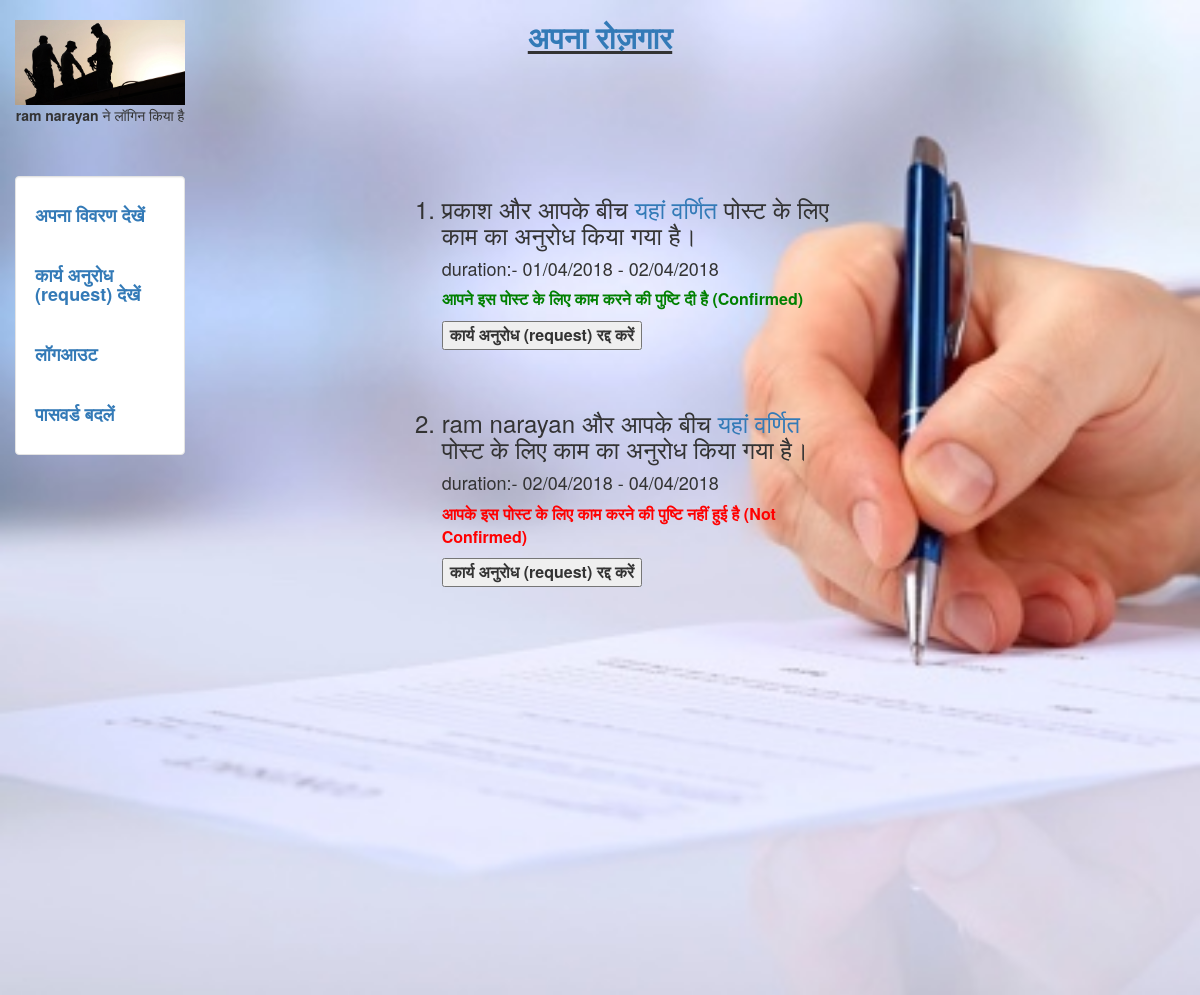
The page /workrequest (signed in) on the database its author committed.
### search/models.py (models this page shows)
class Status(models.Model):
	status_id=models.AutoField(primary_key=True)
	post_id=models.IntegerField(blank = True, null = True)
	user_id=models.IntegerField(blank = True, null = True)
	hirer = models.CharField(max_length = 100,blank = True, null = True)
	worker = models.CharField(max_length = 100,blank = True, null = True)
	userhirer = models.CharField(max_length = 100,blank = True, null = True)
	userworker = models.CharField(max_length = 100,blank = True, null = True)
	hirer_status = models.IntegerField(blank = True, null = True)
	worker_status = models.IntegerField(blank = True, null = True)
	confirm=models.CharField(max_length = 2,blank = True, null = True)
	temp=models.CharField(max_length = 2,blank = True, null = True)
	start_date = models.DateField(blank = True, null = True)
	end_date = models.DateField(blank = True, null = True)

### login/views.py (the view, shortened to what this page needs)
# urls.py: url(r'^workrequest',workrequest,name = 'workrequest'),
def workrequest(request):
	if request.method=="POST" and ('hhire' in request.POST or 'hchire' in request.POST ):
		post_id=request.POST.get('post_id')
		user_id=request.POST.get('user_id')
		start_date=request.POST.get('start_date')
		end_date=request.POST.get('end_date')
		pqr=Status.objects.get(post_id=post_id,user_id=user_id)
		warn=""
		if 'hhire' in request.POST :
			r=Status.objects.filter(user_id=user_id,confirm='a')
			p=r.filter(Q(start_date__lte=end_date,start_date__gte=start_date)|Q(end_date__lte=end_date,end_date__gte=start_date))
			if len(p)==0:
				pqr.hirer_status=user_id
				pqr.confirm='a'
				pqr.save()
			else:
				warn="अब मजदूर इस तिथि पर उपलब्ध नहीं है।"
		if 'hchire' in request.POST :
			pqr.delete()
		data=Status.objects.filter(userhirer=request.user.username)
		for select in data:
			if select.worker_status==select.post_id and select.hirer_status==select.user_id:
				select.temp='a'
				select.save()
			elif select.worker_status==select.post_id:
				select.temp='c'
				select.save()
			elif select.hirer_status==select.user_id:
				select.temp='b'
				select.save()
			else:
				select.temp='d'
				select.save()
		if len(data)==0:
			warn="वर्तमान में आपके लिए कोई अनुरोध नहीं है।"
		return render(request,'search/workrequest.html',{'data':data,'warn':warn})
	else:
		value=LoginAs.objects.get(username=request.user.username)
		if value.loginas=="worker":
			data=Status.objects.filter(userworker=request.user.username)
			for select in data:
				if select.worker_status==select.post_id and select.hirer_status==select.user_id:
					select.temp='a'
					select.save()
				elif select.worker_status==select.post_id:
					select.temp='b'
					select.save()
				elif select.hirer_status==select.user_id:
					select.temp='c'
					select.save()
				else:
					select.temp='d'
					select.save()
			warn=""
			if len(data)==0:
				warn="वर्तमान में आपके लिए कोई अनुरोध नहीं है।"
			return render(request,'worker/workrequest.html',{'data':data,'warn':warn})

### worker/templates/worker/workrequest.html (shortened to what this page needs)
{% extends "login/header.html" %}
{% block content %}
<div class ='col-sm-6 col-sm-offset-2'>
  <link rel="stylesheet" href="https://cdnjs.cloudflare.com/ajax/libs/font-awesome/4.7.0/css/font-awesome.min.css">
    <ol>
     {% for data1 in data %}
     <h3><li>{{data1.hirer}} और आपके बीच <a href="/detailpost/?data={{data1.post_id}}">यहां वर्णित </a>पोस्ट के लिए काम का अनुरोध किया गया है।</li></h3>
     <h4> duration:- {{data1.start_date|date:"d/m/20y"}} - {{data1.end_date|date:"d/m/20y"}}</h4>
     <form method="POST" action="/workrequest">
     <font size = 3.5>
     {%if "a" in data1.temp %}
     <font color = "green"><p><b>आपने इस पोस्ट के लिए काम करने की पुष्टि दी है (Confirmed)</b></p></font>
     <b><button type="submit" name = 'wchire' >कार्य अनुरोध (request) रद्द करें</button>
     {%endif%}
     {%if "b" in data1.temp %}
     <font color = "red"><p><b>आपके इस पोस्ट के लिए काम करने की पुष्टि नहीं हुई है (Not Confirmed)</b></p></font>
     <b><button type="submit" name = 'wchire' >कार्य अनुरोध (request) रद्द करें</button>
    {%endif%}
   </b>
 </font>
  </form>
     </h2><br><br>
     {% endfor %}
   </ol>
</div>
{% endblock %}

### login/templates/login/header.html (shortened to what this page needs)
<!DOCTYPE html>
<html lang="en">
 <head>
   {% load staticfiles %}
   <link rel="stylesheet" href="{% static 'login/css/bootstrap.min.css' %}" type = "text/css"/>
  </head>
<body class="body" style="background-color:#F8F2C3">
  <img class = 'bg' src = "{% static 'login/img/img.jpg' %}">
	<div class="container-fluid" style="min-height:95%; ">
		<div class="row">
			  <div class="col-sm-2">
				<br>
				  <center>
					<img src="{% static 'login/img/profile.jpg' %}" class="img-responsive" style='max-height:100px;' alt="logo">
					{% if request.user.username %}
				  	<p><b> {{request.user.first_name}}</b> ने लॉगिन किया है</p>
					{% endif %}
				  </center>
			  </div>
			    <div class="col-sm-8">
				  <center>
				  <h2><b><u><a href="/about">अपना रोज़गार</a></b></u></h2>
				  </center>
			    </div>
		</div>
		<div class="row">
		  <div class="col-sm-2">
			<div class="well bs-sidebar" id="sidebar" style="background-color:#fff">
			  <ul class="nav nav-pills nav-stacked">
			  	{% if request.user.username %}
			  	<h4><b><li><a href = '/view'>अपना विवरण देखें</a></li></b></h4><br>
			  	<h4><b><li><a href = '/workrequest'>कार्य अनुरोध (request) देखें</a></li></b></h4><br>
			  	<h4><b><li><a href='/logout'>लॉगआउट</a></li></b></h4><br>
                <h4><b> <li><a href = '/change_password'>पासवर्ड बदलें</a></li></b></h4>
			  	{%else%}
				<h4><b><li><a href='/login'>लॉग इन करें</a></li></b></h4><br>
				<h4><b><li><a href='/register'>रजिस्टर करे</a></li></b></h4><br>
                                <h4><b><li><a href='/forgot_password'>पासवर्ड भूल गए?</a></li></b></h4>
				{%endif%}
			  </ul>
			</div>
		  </div>
		  <div class="col-sm-10">
			<div class='container-fluid'>
			   {% block content %}
			   {% endblock %}
			</div>
		  </div>
		</div>
	</div>
	  <footer>
         <br>
         <br>
		<div class="container-fluid" style='margin-left:15px'>
			<p><a href="/about" target="blank">अपना रोज़गार</a> | <a href="https://www.iiita.ac.in/" target="blank">IIIT-इलाहाबाद</a></p>
		</div>
	  </footer>
</body>
</html>

### login/templates/login/header.html (style rules this page uses)
html, body { height:100% }
.bg { position: absolute; width: 100%; z-index: 0; }

### rows shown on the page
Status: hirer "प्रकाश", start_date "01/04/2018", end_date "02/04/2018", shows "आपने इस पोस्ट के लिए काम करने की पुष्टि दी है (Confirmed)", temp "कार्य अनुरोध (request) रद्द करें"
Status: hirer "ram narayan", start_date "02/04/2018", end_date "04/04/2018", shows "आपके इस पोस्ट के लिए काम करने की पुष्टि नहीं हुई है (Not Confirmed)", temp "कार्य अनुरोध (request) रद्द करें"

### other values the page prints
{{ request.user.first_name }} "ram narayan"
